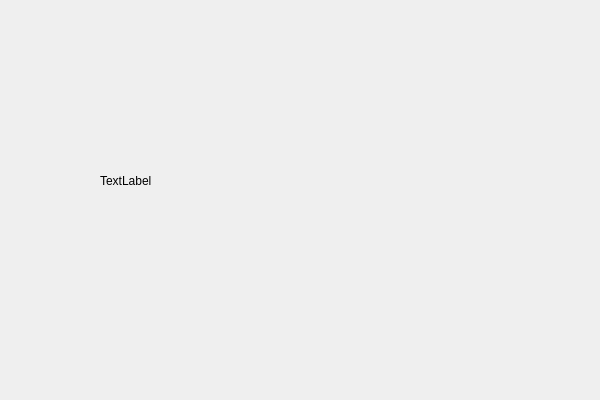
<?xml version="1.0" encoding="UTF-8"?>
<ui version="4.0">
 <class>QSDLYUVClass</class>
 <widget class="QWidget" name="QSDLYUVClass">
  <property name="geometry">
   <rect>
    <x>0</x>
    <y>0</y>
    <width>600</width>
    <height>400</height>
   </rect>
  </property>
  <property name="windowTitle">
   <string>QSDLYUV</string>
  </property>
  <widget class="QLabel" name="label">
   <property name="geometry">
    <rect>
     <x>100</x>
     <y>70</y>
     <width>371</width>
     <height>221</height>
    </rect>
   </property>
   <property name="text">
    <string>TextLabel</string>
   </property>
  </widget>
 </widget>
 <layoutdefault spacing="6" margin="11"/>
 <resources>
  <include location="qsdlyuv.qrc"/>
 </resources>
 <connections/>
</ui>
